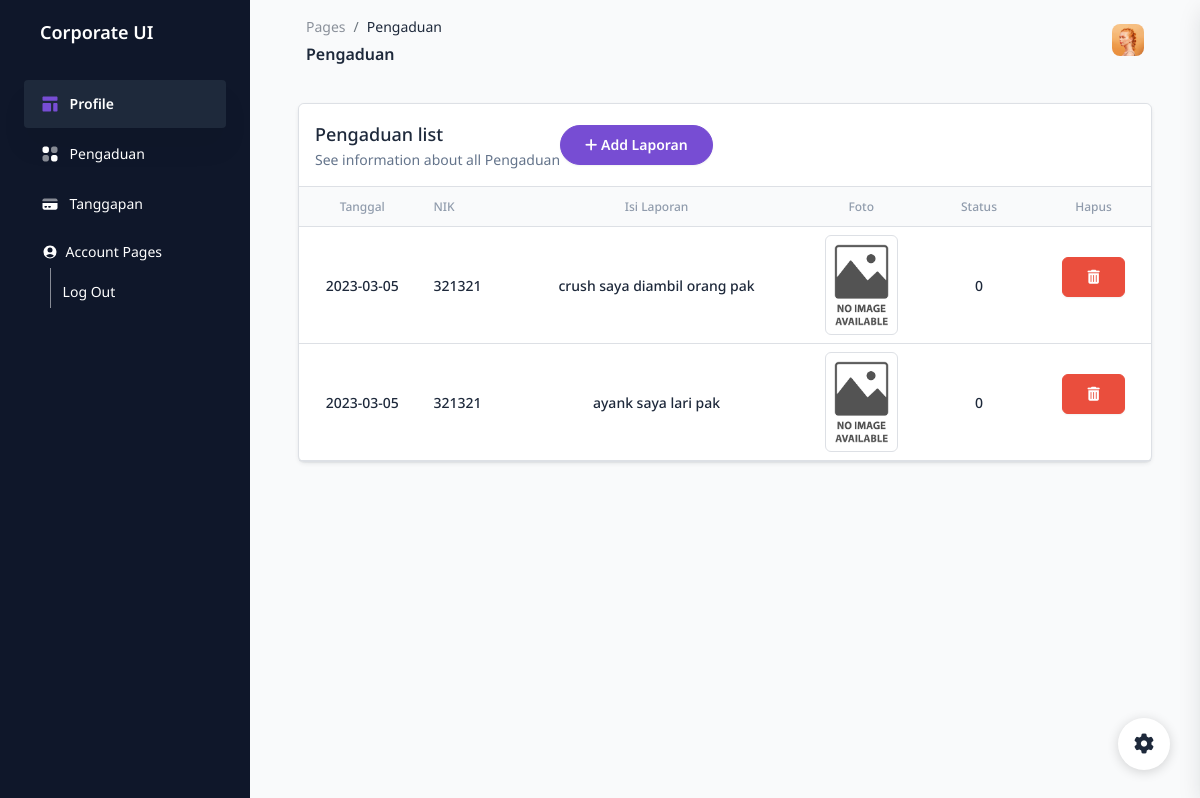
Screenshot of /modul/modul-pengaduan/index.php (signed in) with the database file from the repository.
### tables this page shows
CREATE TABLE `pengaduan` (
  `id_pengaduan` int(11) NOT NULL,
  `tgl_pengaduan` date NOT NULL,
  `nik` char(16) NOT NULL,
  `isi_laporan` text NOT NULL,
  `foto` varchar(255) NOT NULL,
  `status` enum('0','proses','selesai') NOT NULL
);

### modul/modul-pengaduan/index.php (the view, shortened to what this page needs)
<?php
include('../../config/database.php');
if (empty($_SESSION['username'])) {
  @header('location:../modul-auth/index.php');
} else {
  if ($_SESSION['level'] == 'masyarakat') {
    $nik = $_SESSION['nik'];
  }
}
?>
<!DOCTYPE html>
<html lang="en">
<?php include('../../assets/header.php') ?>
<body class="g-sidenav-show  bg-gray-100">
  <aside class="sidenav navbar navbar-vertical navbar-expand-xs border-0 bg-slate-900 fixed-start " id="sidenav-main">
    <div class="sidenav-header">
      <a class="navbar-brand d-flex align-items-center m-0" href=" https://demos.creative-tim.com/corporate-ui-dashboard/pages/dashboard.html " target="_blank">
        <span class="font-weight-bold text-lg">Corporate UI</span>
      </a>
    </div>
    <div class="collapse navbar-collapse px-4  w-auto " id="sidenav-collapse-main">
      <?php include('../../assets/menu.php') ?>
    </div>
  </aside>
  <main class="main-content position-relative max-height-vh-100 h-100 border-radius-lg ">
    <nav class="navbar navbar-main navbar-expand-lg mx-5 px-0 shadow-none rounded" id="navbarBlur" navbar-scroll="true">
      <div class="container-fluid py-1 px-2">
        <nav aria-label="breadcrumb">
          <ol class="breadcrumb bg-transparent mb-1 pb-0 pt-1 px-0 me-sm-6 me-5">
            <li class="breadcrumb-item text-sm"><a class="opacity-5 text-dark" href="javascript:;">Pages</a></li>
            <li class="breadcrumb-item text-sm text-dark active" aria-current="page">Pengaduan</li>
          </ol>
          <h6 class="font-weight-bold mb-0">Pengaduan</h6>
        </nav>
        <div class="collapse navbar-collapse mt-sm-0 mt-2 me-md-0 me-sm-4" id="navbar">
          <ul class="navbar-nav  justify-content-end">
            <li class="nav-item ps-2 d-flex align-items-center">
              <a href="javascript:;" class="nav-link text-body p-0">
                <img src="../../assets/img/team-2.jpg" class="avatar avatar-sm" alt="avatar" />
              </a>
            </li>
          </ul>
        </div>
      </div>
    </nav>
    <div class="container-fluid py-4 px-5">
      <div class="row">
        <div class="col-12">
          <div class="card border shadow-xs mb-4">
            <div class="card-header border-bottom pb-0">
              <div class="d-sm-flex align-items-center">
                <div>
                  <h6 class="font-weight-semibold text-lg mb-0">Pengaduan list</h6>
                  <p class="text-sm">See information about all Pengaduan</p>
                </div>
                <?php if ($_SESSION['level'] == 'masyarakat') { ?>
                  <button class="btn btn-primary btn-round ml-auto" data-toggle="modal" data-target="#addRowModal">
                    <i class="fa fa-plus"></i>
                    Add Laporan
                  </button>
                <?php } ?>
              </div>
            </div>
            <div class="card-body px-0 py-0">
              <div class="table-responsive p-0">
                <table class="table align-items-center mb-0" id="dataTablesNya">
                  <thead class="bg-gray-100">
                    <tr>
                      <th class="text-secondary text-center text-xs font-weight-semibold opacity-7">Tanggal</th>
                      <th class="text-secondary text-xs  font-weight-semibold opacity-7 ps-2">NIK</th>
                      <th class="text-center text-secondary text-xs font-weight-semibold opacity-7">Isi Laporan</th>
                      <th class="text-center text-secondary text-xs font-weight-semibold opacity-7">Foto</th>
                      <th class="text-center text-secondary text-xs font-weight-semibold opacity-7">Status</th>
                      <?php if ($_SESSION['level'] == 'masyarakat') { ?>
                        <th class="text-center text-secondary text-xs font-weight-semibold opacity-7">Hapus</th>
                      <?php } ?>
                    </tr>
                  </thead>
                  <tbody>
                    <?php
                    if ($_SESSION['level'] == 'masyarakat') {
                      $q = "SELECT * FROM `pengaduan` WHERE `nik` = $nik";
                    } else {
                      $q = "SELECT * FROM `pengaduan`";
                    }
                    $r = mysqli_query($con, $q);
                    while ($d = mysqli_fetch_object($r)) {
                    ?>
                      <tr>
                        <td>
                          <h6 class="mb-0 text-sm font-weight-semibold text-center  "><?= $d->tgl_pengaduan ?></h6>
                        </td>
                        <td>
                          <h6 class="mb-0 text-sm font-weight-semibold"><?= $d->nik ?></h6>
                        </td>
                        <td>
                          <h6 class="mb-0 text-sm font-weight-semibold text-center"><?= $d->isi_laporan ?></h6>
                        </td>
                        <td class="text-center">
                          <?php if ($d->foto == '') {
                            echo '<img style="max-height:100px" class="img img-thumbnail" src="../../assets/images/no-foto.png">';
                          } else {
                            echo '<img style="max-height:100px" class="img img-thumbnail" src="../../assets/images/masyarakat/' . $d->foto . '">';
                          } ?>
                        </td>
                        <td class="text-center">
                          <h6 class="mb-0 text-sm font-weight-semibold"><?= $d->status ?></h6>
                        </td>
                        <?php if ($_SESSION['level'] == 'masyarakat') { ?>
                          <td class="text-center">
                            <form action="" method="post"><input type="hidden" name="id_pengaduan" value="<?= $d->id_pengaduan ?>"><button type="submit" name="hapus" class="btn btn-danger"><i class="fa fa-trash"></i></button></form>
                          </td>
                        <?php } ?>
                      </tr>
                    <?php $no++;
                    } ?>
                  </tbody>
                </table>
              </div>
            </div>
          </div>
        </div>
      </div>
    </div>
  </main>
  <div class="fixed-plugin">
    <a class="fixed-plugin-button text-dark position-fixed px-3 py-2">
      <i class="fa fa-cog py-2"></i>
    </a>
  </div>
</body>
</html>

### assets/header.php (shortened to what this page needs)
<head>
    <?php @session_start();
    if (!empty($_SESSION['username'])) { ?>
        <link rel="stylesheet" href="../../plugins/datatables-bs4/css/dataTables.bootstrap4.min.css">
        <link rel="stylesheet" href="../../plugins/datatables-responsive/css/responsive.bootstrap4.min.css">
        <link rel="stylesheet" href="../../plugins/datatables-buttons/css/buttons.bootstrap4.min.css">
    <?php } ?>
  <link href="../../assets/css/nucleo-icons.css" rel="stylesheet" />
  <link href="../../assets/css/nucleo-svg.css" rel="stylesheet" />
  <link href="../../assets/css/nucleo-svg.css" rel="stylesheet" />
  <link id="pagestyle" href="../../assets/css/corporate-ui-dashboard.css?v=1.0.0" rel="stylesheet" />
  <link rel="stylesheet" href="https://code.ionicframework.com/ionicons/2.0.1/css/ionicons.min.css">
</head>

### assets/menu.php (shortened to what this page needs)
<ul class="navbar-nav">
  <?php if ($_SESSION['level'] == 'petugas' || $_SESSION['level'] == 'masyarakat') { ?>
    <li class="nav-item">
      <a class="nav-link  active" href="http://<?= $_SERVER['SERVER_NAME'] ?>/pengaduan_masyarakat_peno/UKK-2023/modul/modul-profile/">
        <div class="icon icon-shape icon-sm px-0 text-center d-flex align-items-center justify-content-center">
        </div>
        <span class="nav-link-text ms-1">Profile</span>
      </a>
    </li>
    <li class="nav-item">
      <a class="nav-link  " href="http://<?= $_SERVER['SERVER_NAME'] ?>/pengaduan_masyarakat_peno/UKK-2023/modul/modul-pengaduan/">
        <div class="icon icon-shape icon-sm px-0 text-center d-flex align-items-center justify-content-center">
        </div>
        <span class="nav-link-text ms-1">Pengaduan</span>
      </a>
    </li>
    <li class="nav-item">
      <a class="nav-link  " href="http://<?= $_SERVER['SERVER_NAME'] ?>/pengaduan_masyarakat_peno/UKK-2023/modul/modul-tanggapan">
        <div class="icon icon-shape icon-sm px-0 text-center d-flex align-items-center justify-content-center">
        </div>
        <span class="nav-link-text ms-1">Tanggapan</span>
      </a>
    </li>
    <li class="nav-item mt-2">
      <div class="d-flex align-items-center nav-link">
        <span class="font-weight-normal text-md ms-2">Account Pages</span>
      </div>
    </li>
    <li class="nav-item border-start my-0 pt-2">
      <a class="nav-link position-relative ms-0 ps-2 py-2 " href="http://<?= $_SERVER['SERVER_NAME'] ?>/pengaduan_masyarakat_peno/UKK-2023/modul/modul-auth/logout.php">
        <span class="nav-link-text ms-1">Log Out</span>
      </a>
    </li>
  <?php } ?>
</ul>

### rows the page displays
pengaduan: tgl_pengaduan "2023-03-05", nik "321321", isi_laporan "crush saya diambil orang pak", status "0"
pengaduan: tgl_pengaduan "2023-03-05", nik "321321", isi_laporan "ayank saya lari pak", status "0"
